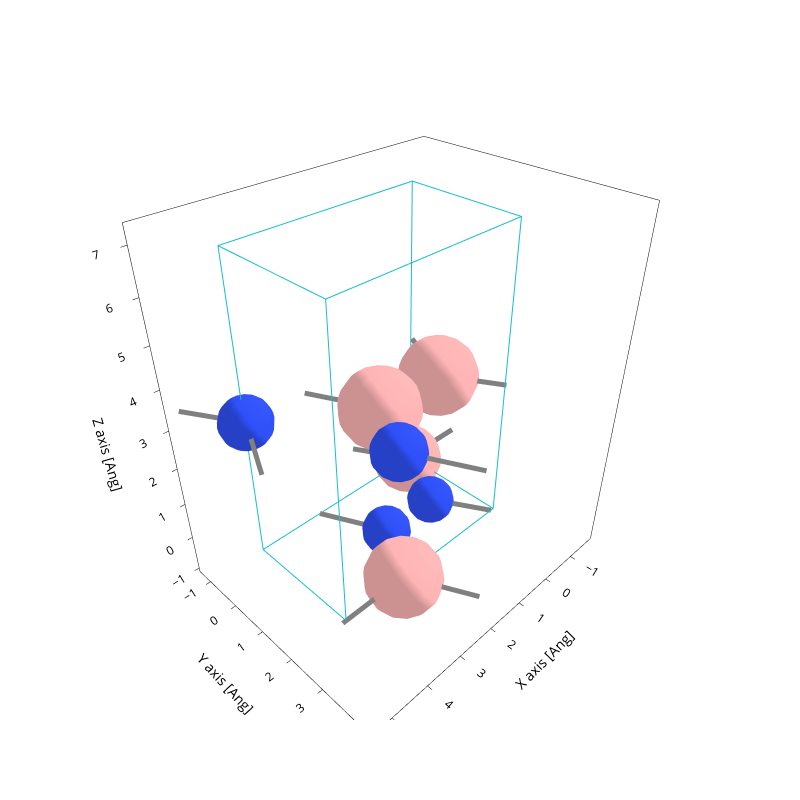

Here is the notebook cell this chart was saved with:
### Code cell
# 1. Plot structure
# path = Path("../dataset/SHARE_OUTPUTS_2_ATOMS/0953-8dcf-411e-ae7b-00f794981cc5") # B-N Overlapped
# path = Path("../dataset/SHARE_OUTPUTS_2_ATOMS/c0e0-7549-496d-82e7-c3f6b1d81e58") # B-N No overlapped

# Boron: Grey
# path = Path("../dataset/SHARE_OUTPUTS_2_ATOMS/2e65-1feb-4df2-8836-e5513b9bade0") # B-B Overlapped
# path = Path("../dataset/SHARE_OUTPUTS_2_ATOMS/7e20-9cdf-4b2c-8134-6cadc8f64c34") # B-B No overlapped
# path = Path("../dataset/SHARE_OUTPUTS_2_ATOMS/a4f7-5d3f-4e50-9eda-87df3bf9ba58") # B-B No overlapped (Pero sí en la siguiente cell)

# path = Path("../dataset/SHARE_OUTPUTS_8_ATOMS/39cf-a27b-42dd-a62e-62556132a798") #Hexagonal
# path = Path("../dataset/SHARE_OUTPUTS_8_ATOMS/11ad-ba95-4a26-8f92-5267f5787553") #Cubic

#Val:
path = Path("../dataset/SHARE_OUTPUTS_2_ATOMS/fc1c-6ab6-4c0e-921e-99710e6fe41b") #N-N Small overlapped
path = Path("../dataset/SHARE_OUTPUTS_2_ATOMS/f016-fb0e-4d5c-b584-4f8987eb5676") #N-N No overlapped

path = Path("../dataset/SHARE_OUTPUTS_2_ATOMS/a4e4-2f64-4e68-a37a-9e84eb767a0c") # B-B No overlapped
path = Path("../dataset/SHARE_OUTPUTS_2_ATOMS/7bbb-6d51-41eb-9de4-329298202ebf") # B-B overlapped

path = Path("../dataset/SHARE_OUTPUTS_8_ATOMS/173e-fad7-4f78-8350-6759a5471596") #Cubic
path = Path("../dataset/SHARE_OUTPUTS_8_ATOMS/4b9b-20df-4fe5-a669-88ff91902e97") #Hexagonal

# Report:
path = Path("../dataset/SHARE_OUTPUTS_8_ATOMS/0b9e-8905-4d8f-aee8-92b8c892c484") # 8 atms cubic
path = Path("../dataset/SHARE_OUTPUTS_8_ATOMS/82b3-4886-4447-b723-43a3ec6aa15c") #8 atm hBN physical

path = Path("../dataset/SHARE_OUTPUTS_64_ATOMS/5dfc-7444-43ac-a2b0-db75f49a7bb9")
path = Path("../dataset/SHARE_OUTPUTS_64_ATOMS/342f-eb3b-4268-820f-747c3936102b")
path = Path("../dataset/SHARE_OUTPUTS_64_ATOMS/16d6-8097-4bb8-9819-38b7f0f4dfad")

# Report:
path = Path("../dataset/SHARE_OUTPUTS_2_ATOMS/d249-97ce-4fdf-8948-cfce4078c8ac") # Training B-N overlap
path = Path("../dataset/SHARE_OUTPUTS_2_ATOMS/0a4c-6759-46e6-bf5e-6439eefcaad2") # Val B-N no overlap
path = Path("../dataset/SHARE_OUTPUTS_2_ATOMS/abf6-ddbd-4c06-b266-c1d188d0f599") # Training B-B nears
path = Path("../dataset/SHARE_OUTPUTS_2_ATOMS/f7bc-fcea-4f67-9e15-4bd1ef5678df") # Val B-B overlap --
path = Path("../dataset/SHARE_OUTPUTS_2_ATOMS/e486-4f49-4560-a4d2-0363fd9b5157") # Training N-N overlap
path = Path("../dataset/SHARE_OUTPUTS_2_ATOMS/2aa6-e839-4ca4-9e63-0cc27be5f76f") # Val N-N Overlap

path = Path("../dataset/SHARE_OUTPUTS_8_ATOMS/e1df-2940-4ada-b9c0-d210a6bb2a19") # Training cubic BN
path = Path("../dataset/SHARE_OUTPUTS_8_ATOMS/4ed6-914e-4aa3-923a-53c873f0cc31") # Val cubic BN 5e9e-df50-4bd8-861a-b544fa2116fe
path = Path("../dataset/SHARE_OUTPUTS_8_ATOMS/2800-0707-4395-86fa-85a2b8ed818b") # Training non physical hBN
path = Path("../dataset/SHARE_OUTPUTS_8_ATOMS/33ef-ca33-4bf0-a36e-6e852deab7b5") # VAl non physical hBN --
path = Path("../dataset/SHARE_OUTPUTS_8_ATOMS/d4f5-6b48-494f-b1de-c7e944c09f38") # Training physical hBN
path = Path("../dataset/SHARE_OUTPUTS_8_ATOMS/5721-4d12-41f2-9f31-f7ee4fcf1096") # Val physical hBN

path = Path("../dataset/SHARE_OUTPUTS_64_ATOMS/99a9-5416-41e9-940d-70653c6897f9") # Training 64 of 2-8-64 and 64
path = Path("../dataset/SHARE_OUTPUTS_64_ATOMS/787c-11ce-4307-b603-b6c431698245") # Training 64 of 2-8-64 and 64
path = Path("../dataset/SHARE_OUTPUTS_64_ATOMS/806e-3a78-4e32-9aeb-35dc6e0df137")  # Val 64 of 2-8-64 and 64
path = Path("../dataset/SHARE_OUTPUTS_64_ATOMS/90b9-0d95-49d2-87ed-bd09def740fa") # Val 64 of 2-8-64
path = Path("../dataset/SHARE_OUTPUTS_64_ATOMS/13df-16c2-48b8-aa26-9b0b4b906db2") # Val 64 of 64


path = Path("../dataset/SHARE_OUTPUTS_8_ATOMS/33ef-ca33-4bf0-a36e-6e852deab7b5")



print("Plotting structure...")
file = sisl.get_sile(path / "aiida.fdf")
fig = file.plot.geometry(axes="xyz")
# filepath = savedir_struct / f"{n_atoms}atm_{structure}.png"
# fig.write_image(str(filepath))
fig.update_layout(
    autosize=False,
    width=800,
    height=800,
    showlegend=False,
)
fig.show()
file.read_geometry().atoms.Z

### Figure 1 — Plotly figure (JSON) as saved in the notebook; plotly's stock layout.template omitted (floating-point values rounded to 4 significant figures; data arrays with more than 128 entries replaced by an {"elided": "..."} marker saying what was removed)
{"data": [{"line": {"color": "gray", "width": 10}, "meta": {}, "mode": "lines", "name": "Bonds", "opacity": 1, "type": "scatter3d", "x": {"elided": "336 float values"}, "y": {"elided": "336 float values"}, "z": {"elided": "336 float values"}}, {"alphahull": 0, "color": "#FFB5B5", "hovertemplate": "%{meta.position}", "legendgroup": "Atoms", "meta": {"meta": {"Atoms_i": 0}, "position": "(0.10, 0.01, 0.01)"}, "name": "Atoms", "opacity": 1, "showlegend": true, "showscale": false, "type": "mesh3d", "x": {"elided": "225 float values"}, "y": {"elided": "225 float values"}, "z": {"elided": "225 float values"}}, {"alphahull": 0, "color": "#3050F8", "hovertemplate": "%{meta.position}", "legendgroup": "Atoms", "meta": {"meta": {"Atoms_i": 1}, "position": "(0.82, 1.50, 0.00)"}, "name": "Atoms", "opacity": 1, "showlegend": false, "showscale": false, "type": "mesh3d", "x": {"elided": "225 float values"}, "y": {"elided": "225 float values"}, "z": {"elided": "225 float values"}}, {"alphahull": 0, "color": "#FFB5B5", "hovertemplate": "%{meta.position}", "legendgroup": "Atoms", "meta": {"meta": {"Atoms_i": 2}, "position": "(3.01, 2.76, 0.00)"}, "name": "Atoms", "opacity": 1, "showlegend": false, "showscale": false, "type": "mesh3d", "x": {"elided": "225 float values"}, "y": {"elided": "225 float values"}, "z": {"elided": "225 float values"}}, {"alphahull": 0, "color": "#3050F8", "hovertemplate": "%{meta.position}", "legendgroup": "Atoms", "meta": {"meta": {"Atoms_i": 3}, "position": "(2.28, 1.50, 0.00)"}, "name": "Atoms", "opacity": 1, "showlegend": false, "showscale": false, "type": "mesh3d", "x": {"elided": "225 float values"}, "y": {"elided": "225 float values"}, "z": {"elided": "225 float values"}}, {"alphahull": 0, "color": "#3050F8", "hovertemplate": "%{meta.position}", "legendgroup": "Atoms", "meta": {"meta": {"Atoms_i": 4}, "position": "(4.62, 0.01, 3.48)"}, "name": "Atoms", "opacity": 1, "showlegend": false, "showscale": false, "type": "mesh3d", "x": {"elided": "225 float values"}, "y": {"elided": "225 float values"}, "z": {"elided": "225 float values"}}, {"alphahull": 0, "color": "#FFB5B5", "hovertemplate": "%{meta.position}", "legendgroup": "Atoms", "meta": {"meta": {"Atoms_i": 5}, "position": "(0.68, 1.50, 3.47)"}, "name": "Atoms", "opacity": 1, "showlegend": false, "showscale": false, "type": "mesh3d", "x": {"elided": "225 float values"}, "y": {"elided": "225 float values"}, "z": {"elided": "225 float values"}}, {"alphahull": 0, "color": "#3050F8", "hovertemplate": "%{meta.position}", "legendgroup": "Atoms", "meta": {"meta": {"Atoms_i": 6}, "position": "(3.14, 2.76, 3.47)"}, "name": "Atoms", "opacity": 1, "showlegend": false, "showscale": false, "type": "mesh3d", "x": {"elided": "225 float values"}, "y": {"elided": "225 float values"}, "z": {"elided": "225 float values"}}, {"alphahull": 0, "color": "#FFB5B5", "hovertemplate": "%{meta.position}", "legendgroup": "Atoms", "meta": {"meta": {"Atoms_i": 7}, "position": "(2.41, 1.50, 3.47)"}, "name": "Atoms", "opacity": 1, "showlegend": false, "showscale": false, "type": "mesh3d", "x": {"elided": "225 float values"}, "y": {"elided": "225 float values"}, "z": {"elided": "225 float values"}}, {"meta": {}, "mode": "lines", "name": "Unit cell", "type": "scatter3d", "x": [0.0, 0.0, 4.647, 4.647, 0.0, 0.0, NaN, 0.0, 0.0, 0.0, 4.647, 4.647, 0.0, NaN, 4.647, 4.647, NaN, 4.647, 4.647], "y": [0.0, 2.765, 2.765, 2.765, 2.765, 2.765, NaN, 2.765, 0.0, 0.0, 0.0, 0.0, 0.0, NaN, 2.765, 0.0, NaN, 2.765, 0.0], "z": [0.0, 0.0, 0.0, 7.153, 7.153, 0.0, NaN, 7.153, 7.153, 0.0, 0.0, 7.153, 7.153, NaN, 0.0, 0.0, NaN, 7.153, 7.153]}], "layout": {"autosize": false, "height": 800, "scene": {"aspectmode": "data", "xaxis": {"title": {"text": "X axis [Ang]"}}, "yaxis": {"title": {"text": "Y axis [Ang]"}}, "zaxis": {"title": {"text": "Z axis [Ang]"}}}, "showlegend": false, "width": 800, "xaxis": {"scaleanchor": "y", "scaleratio": 1, "title": {"text": "X axis [Ang]"}}, "yaxis": {"title": {"text": "Y axis [Ang]"}}}}
